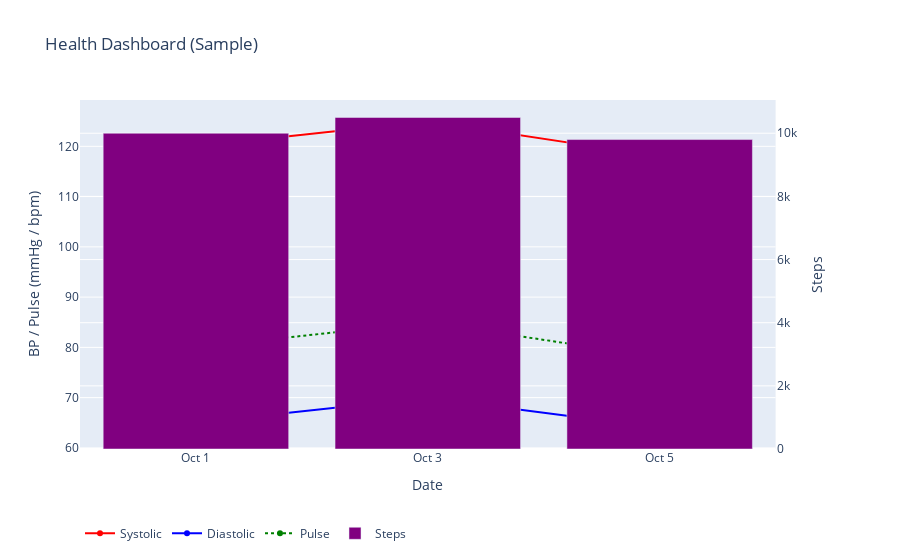

Notebook code for this chart:
### Code cell
import plotly.graph_objs as go
from plotly.offline import iplot

# Your figure code here
iplot(fig)   # or fig.show()

### Figure 1 — Plotly figure (JSON) as saved in the notebook; plotly's stock layout.template omitted (floating-point values rounded to 4 significant figures)
{"data": [{"hovertemplate": "Date: %{x}<br>Systolic: %{y} mmHg<br>Note: %{text}<extra></extra>", "marker": {"color": "red"}, "mode": "lines+markers", "name": "Systolic", "text": ["Morning check", "Afternoon walk", "Evening check"], "x": ["Oct 1", "Oct 3", "Oct 5"], "y": [120, 125, 118], "type": "scatter"}, {"hovertemplate": "Date: %{x}<br>Diastolic: %{y} mmHg<br>Note: %{text}<extra></extra>", "marker": {"color": "blue"}, "mode": "lines+markers", "name": "Diastolic", "text": ["Morning check", "Afternoon walk", "Evening check"], "x": ["Oct 1", "Oct 3", "Oct 5"], "y": [65, 70, 64], "type": "scatter"}, {"hovertemplate": "Date: %{x}<br>Pulse: %{y} bpm<br>Note: %{text}<extra></extra>", "line": {"color": "green", "dash": "dot"}, "mode": "lines+markers", "name": "Pulse", "text": ["Morning check", "Afternoon walk", "Evening check"], "x": ["Oct 1", "Oct 3", "Oct 5"], "y": [80, 85, 78], "type": "scatter"}, {"marker": {"color": "purple"}, "name": "Steps", "x": ["Oct 1", "Oct 3", "Oct 5"], "xaxis": "x", "y": [10000, 10500, 9800], "yaxis": "y2", "type": "bar"}], "layout": {"legend": {"orientation": "h", "y": -0.2}, "title": {"text": "Health Dashboard (Sample)"}, "xaxis": {"anchor": "y", "domain": [0, 0.94], "title": {"text": "Date"}}, "yaxis": {"anchor": "x", "domain": [0, 1], "title": {"text": "BP / Pulse (mmHg / bpm)"}}, "yaxis2": {"anchor": "x", "overlaying": "y", "side": "right", "title": {"text": "Steps"}}}}
